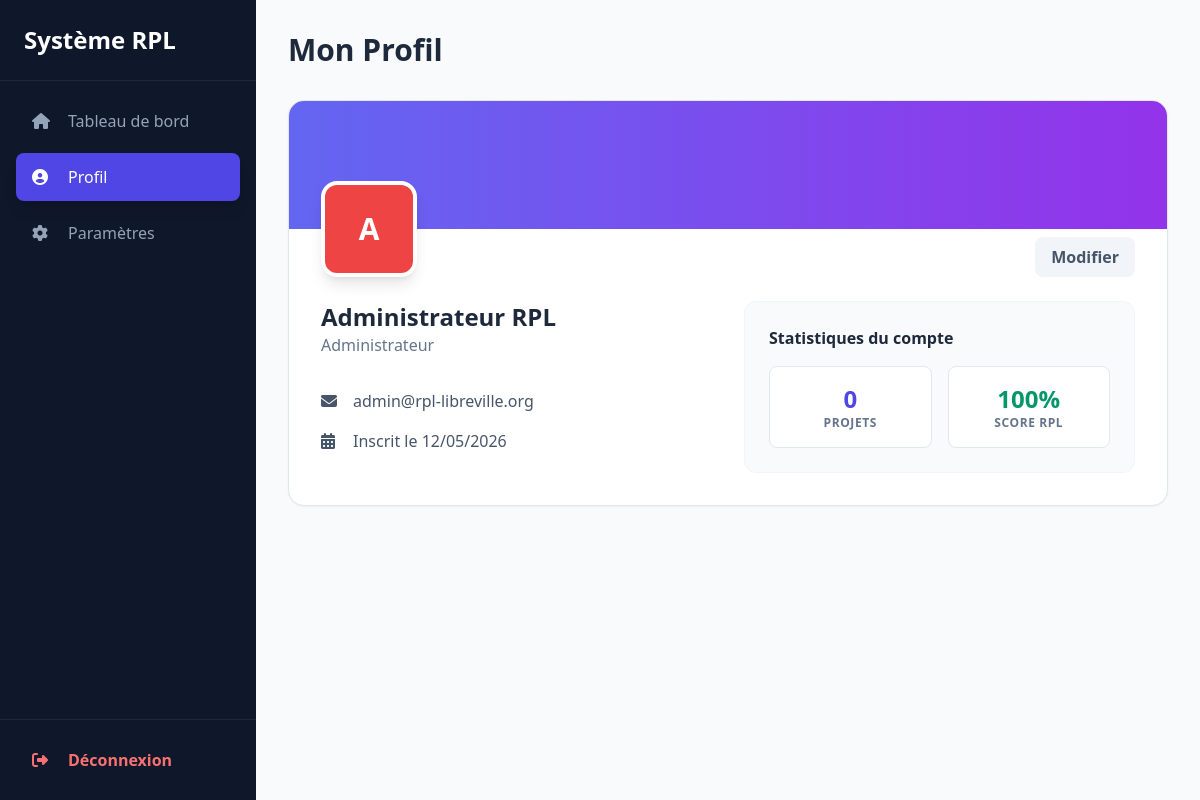
Page /profile.php (signed in) on the committed database.
### tables this page shows
CREATE TABLE IF NOT EXISTS `utilisateurs` (
  `id`           INT UNSIGNED    AUTO_INCREMENT PRIMARY KEY,
  `nom`          VARCHAR(120)    NOT NULL,
  `email`        VARCHAR(255)    NOT NULL UNIQUE,
  `mot_de_passe` VARCHAR(255)    NOT NULL COMMENT 'Hash bcrypt',
  `role`         ENUM('utilisateur','admin') NOT NULL DEFAULT 'utilisateur',
  `bio`          TEXT            DEFAULT NULL,
  `affiliation`  VARCHAR(255)    DEFAULT NULL,
  `actif`        TINYINT(1)      NOT NULL DEFAULT 1,
  `created_at`   DATETIME        DEFAULT CURRENT_TIMESTAMP,
  `updated_at`   DATETIME        DEFAULT CURRENT_TIMESTAMP ON UPDATE CURRENT_TIMESTAMP,
  INDEX `idx_email` (`email`),
  INDEX `idx_role`  (`role`)
);

### profile.php (the view, shortened to what this page needs)
<?php
require_once 'db_connect.php';
$stmt = $conn->prepare("SELECT nom, email, role, created_at FROM utilisateurs WHERE id = ?");
$stmt->execute([$_SESSION['user_id']]);
$user_data = $stmt->fetch(PDO::FETCH_ASSOC);
$nom = $user_data['nom'];
$email = $user_data['email'];
$role = ($user_data['role'] === 'admin') ? 'Administrateur' : 'Membre';
$date_inscription = date("d/m/Y", strtotime($user_data['created_at']));
$avatar_color = ($user_data['role'] === 'admin') ? 'bg-red-500' : 'bg-indigo-500';
?>
<!DOCTYPE html>
<html lang="fr">
<head>
    <script src="https://cdn.tailwindcss.com"></script>
    <link rel="stylesheet" href="https://cdnjs.cloudflare.com/ajax/libs/font-awesome/6.4.0/css/all.min.css">
</head>
<body class="bg-slate-50 flex">
    <aside class="w-64 bg-slate-900 text-white min-h-screen flex flex-col hidden md:flex">
        <div class="p-6 text-2xl font-bold border-b border-slate-800">Système RPL</div>
        <nav class="flex-grow p-4 space-y-2">
            <a href="dashboard.php" class="flex items-center px-4 py-3 text-slate-400 hover:bg-slate-800 hover:text-white rounded-lg transition-all">
                <i class="fas fa-home w-6 mr-3"></i><span>Tableau de bord</span>
            </a>
            <a href="profile.php" class="flex items-center px-4 py-3 bg-indigo-600 text-white rounded-lg shadow-lg">
                <i class="fas fa-user-circle w-6 mr-3"></i><span>Profil</span>
            </a>
            <a href="settings.php" class="flex items-center px-4 py-3 text-slate-400 hover:bg-slate-800 hover:text-white rounded-lg transition-all">
                <i class="fas fa-cog w-6 mr-3"></i><span>Paramètres</span>
            </a>
        </nav>
        <div class="p-4 border-t border-slate-800">
            <a href="logout.php" class="flex items-center px-4 py-3 text-red-400 hover:bg-red-500/10 rounded-lg font-semibold">
                <i class="fas fa-sign-out-alt w-6 mr-3"></i><span>Déconnexion</span>
            </a>
        </div>
    </aside>
    <main class="flex-grow p-8">
        <div class="max-w-4xl mx-auto">
            <h1 class="text-3xl font-bold text-slate-800 mb-8">Mon Profil</h1>
            <div class="bg-white rounded-2xl shadow-sm border border-slate-200 overflow-hidden">
                <div class="h-32 bg-gradient-to-r from-indigo-500 to-purple-600"></div>
                <div class="px-8 pb-8">
                    <div class="relative flex justify-between items-end -mt-12 mb-6">
                        <div class="w-24 h-24 rounded-2xl <?php echo $avatar_color; ?> border-4 border-white shadow-lg flex items-center justify-center text-white text-3xl font-bold uppercase">
                            <?php echo substr($nom, 0, 1); ?>
                        </div>
                        <a href="parametres.php" class="px-4 py-2 bg-slate-100 text-slate-600 rounded-lg font-semibold hover:bg-slate-200 transition-colors">
                            Modifier
                        </a>
                    </div>
                    <div class="grid grid-cols-1 md:grid-cols-2 gap-8">
                        <div>
                            <h2 class="text-2xl font-bold text-slate-800"><?php echo htmlspecialchars($nom); ?></h2>
                            <p class="text-slate-500"><?php echo htmlspecialchars($role); ?></p>
                            <div class="mt-8 space-y-4">
                                <div class="flex items-center gap-3 text-slate-600">
                                    <i class="fas fa-envelope w-5"></i>
                                    <span><?php echo htmlspecialchars($email); ?></span>
                                </div>
                                <div class="flex items-center gap-3 text-slate-600">
                                    <i class="fas fa-calendar-alt w-5"></i>
                                    <span>Inscrit le <?php echo $date_inscription; ?></span>
                                </div>
                            </div>
                        </div>
                        <div class="bg-slate-50 p-6 rounded-xl border border-slate-100">
                            <h3 class="font-bold text-slate-800 mb-4">Statistiques du compte</h3>
                            <div class="grid grid-cols-2 gap-4">
                                <div class="bg-white p-4 rounded-lg border border-slate-200 text-center">
                                    <p class="text-2xl font-bold text-indigo-600">0</p>
                                    <p class="text-xs text-slate-500 uppercase font-bold tracking-wider">Projets</p>
                                </div>
                                <div class="bg-white p-4 rounded-lg border border-slate-200 text-center">
                                    <p class="text-2xl font-bold text-emerald-600">100%</p>
                                    <p class="text-xs text-slate-500 uppercase font-bold tracking-wider">Score RPL</p>
                                </div>
                            </div>
                        </div>
                    </div>
                </div>
            </div>
        </div>
    </main>
</body>
</html>

### rows in the picture
utilisateurs: nom "A", nom "Administrateur RPL", role "Administrateur", email "admin@rpl-libreville.org", created_at "12/05/2026"
